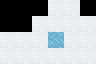

The image is a tile-based game level rendered from a .tmx file. Its description and complete source (layers, tilesets, objects, tile grids) follow:
An orthogonal 6x4 tile map with 16x16 px tiles, 2 tile layers (Tile Layer 2, Tile Layer 1), 2 tilesets.

<map version="1.10" tiledversion="1.11.2" orientation="orthogonal" renderorder="right-down" width="6" height="4" tilewidth="16" tileheight="16" infinite="0" nextlayerid="3" nextobjectid="1">
 <tileset firstgid="1" source="Blocks.tsx" />
 <tileset firstgid="65" source="../Blocks.tsx" />
 <layer id="2" name="Tile Layer 2" width="6" height="4">
  <data encoding="csv">
0,0,0,0,0,0,
0,0,0,0,0,0,
0,0,0,0,0,0,
0,0,0,0,0,0
</data>
 </layer>
 <layer id="1" name="Tile Layer 1" width="6" height="4">
  <data encoding="csv">
1,1,1,25,25,1,
1,1,25,25,25,25,
25,25,25,26,25,25,
25,25,25,25,25,25
</data>
 </layer>
</map>
